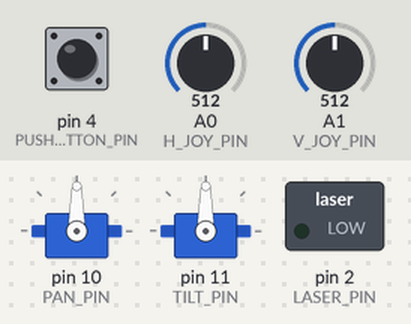
A sketch run on a simulated Arduino Uno, built with avr-gcc and run on an emulated ATmega328P. Parts: 2 × servo, switched loads named in the sketch (green lamp = pin HIGH). Inputs (shaded band) come from the test bench; at power-on: A0 (H_JOY_PIN) = 512, A1 (V_JOY_PIN) = 512, pin 4 (PUSHBUTTON_PIN) LOW.

Above: at 1.2 s.
1.3 s: A0 (H_JOY_PIN) set to 610
At 3.14 s:
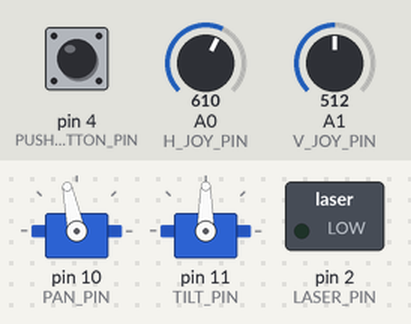
4.3 s: A1 (V_JOY_PIN) set to 545
7.3 s: A1 (V_JOY_PIN) set to 575
At 7.46 s:
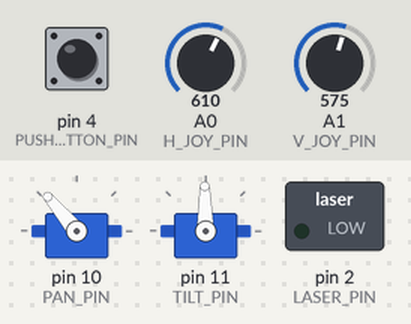
10.3 s: pin 4 (PUSHBUTTON_PIN) pulled HIGH for 0.15 s
At 10.56 s:
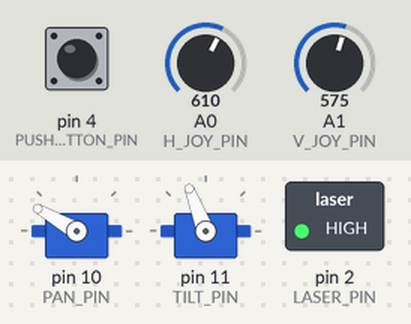
13.3 s: A1 (V_JOY_PIN) set to 511
At 15.7 s:
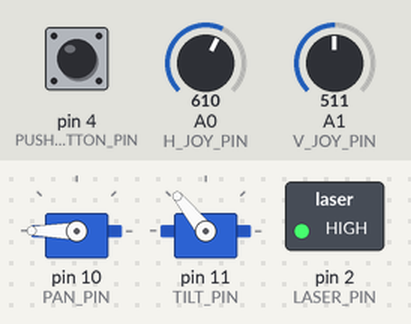
16.3 s: A0 (H_JOY_PIN) set to 494
17.8 s: A0 (H_JOY_PIN) set to 465
At 19.66 s:
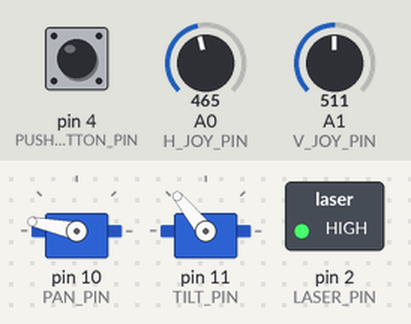
Timing chart, 0 to 25.7 s (numbered marks = the images above; inputs shaded):
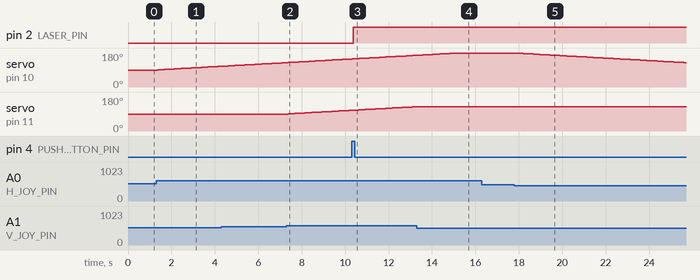

Measured:
- the behaviour switches between 562 and 563 on A1 (V_JOY_PIN) (found by bisection; images 1 and 2)
- the behaviour switches between 480 and 479 on A0 (H_JOY_PIN) (found by bisection; images 4 and 5)
- after the input at 1.3 s, servo on pin 10 (PAN_PIN): moves from 90° to 110° over 2.9 s, starting after 0.07 s
- after the input at 7.3 s, servo on pin 11 (TILT_PIN): moves from 90° to 109° over 2.8 s, starting after 0.08 s
- after the input at 10.3 s, pin 2 (LASER_PIN): LOW → HIGH after 0.08 s
- after the input at 13.3 s, servo on pin 11 (TILT_PIN): stays 129° (without the input it goes to 130° after 0.11 s)
- after the input at 16.3 s, every drawn part: stays the same
- after the input at 17.8 s, servo on pin 10 (PAN_PIN): moves from 180° to 129° over 7.7 s, starting after 0.09 s

The sketch:

roboTurret3_joystick.ino
```cpp
/***********************************************************************************
 *     ______            RobotGeek Desktop RoboTurret v3         ______
 *      |  |            Direct Joystick & Button Control          |  |
 *      |__|_                                                    _|__|
 *   ___|____|_                                                 _|___|___
 *    |       |    _                                        _   |       |
 *   _|_______|____|_                                      _|___|_______|_
 *
 *  The following sketch will allow you to control a Desktop RobotTurret v3 using
 *  the included RobotGeek Joystick and RobotGeek Pushbutton
 *    http://www.trossenrobotics.com/robotGeek-pushbutton
 *    http://www.trossenrobotics.com/robotgeek-joystick
 *
 *  Wiring
 *    Pan Servo - Digital Pin 10
 *    Tilt Servo - Digital Pin 11
 *    Laser - Digital Pin 2
 *    Pushbutton Servo - Digital Pin 4
 *    Joystick(Horizontal)- Analog Pin 0
 *    Joystick(Vertica)l- Analog Pin 2
 *    Jumper for pins 9/10/11 should be set to 'VIN'
 *
 *  Control Behavior:
 *    The Horizontal Joystick will move the Pan Servo
 *    The Vertical Joystick will move the Tilt Servo
 *    The Pushbutton  will toggle the laser mofule on/off
 *
 *  External Resources
 *
 ***********************************************************************************/
//Includes
#include <Servo.h>

//Defines
#define PAN_PIN 10        //Pan Servo Digital Pin
#define TILT_PIN 11       //Tilt Servo Digital Pin

#define H_JOY_PIN 0       //Horizontal Joystick Analog Pin
#define V_JOY_PIN 1       //Vertical Joystick Analog Pin

#define LASER_PIN 2       //Laser Digital Pin

#define PUSHBUTTON_PIN 4  //Pushbutton Digital Pin

//deadband values for the joysticks - values between DEADBANDLOW and DEADBANDHIGH will be ignored
#define DEADBANDLOW 480   //lower deadband value for the joysticks
#define DEADBANDHIGH 540  //upper deadband value for the joysticks

//max/min puse values in microseconds to send to the servo
#define PAN_MIN      600  //full counterclockwise for RobotGeek 180 degree servo
#define PAN_MAX      2400 //full clockwise for RobotGeek 180 degree servo
#define TILT_MIN  600     //full counterclockwise for RobotGeek 180 degree servo
#define TILT_MAX  2400    //full clockwise for RobotGeek 180 degree servo

int speed = 10;        //alter this value to change the speed of the system. Higher values mean higher speeds 5-500 approximate recommended range

Servo panServo, tiltServo;  // create servo objects to control the pan and tilt servos

int horizontalValue, verticalValue;            //variables to hold the last reading from the analog pins for the horizontal and vertical joystick
int horizontalValueMapped, verticalValueMapped;//variables to hold mapped readings from the vertical values. These mapped readings will be appropriate to work with servo values

int panValue = 1500;   //current positional value being sent to the pan servo.
int tiltValue = 1500;  //current positional value being sent to the tilt servo.

//State Variables
int laserState = LOW;         //The current state of the laser module
int buttonState;             // the current state of the pushbuton
int lastButtonState = LOW;   // the previous reading from the input pin

//Timing variables for button debouncing
long lastDebounceTime = 0;  // the last time the output pin was toggled. This variable is a 'long' because it may need to hold many milliseconds, and a 'long' will afford more space than an 'int'
int debounceDelay = 50;    // the amount of time that that a button must be held, for a reading to register (in milliseconds)

void setup()
{
  //initialize servos
  panServo.attach(PAN_PIN, PAN_MIN, PAN_MAX);  // attaches/activates the pan servo on pin PAN_PIN and sets lower/upper limits that can be sent to the servo
  tiltServo.attach(TILT_PIN, TILT_MIN, TILT_MAX);  // attaches/activates the tilt servo on pin TILT_PIN and sets lower/upper limits that can be sent to the servo

  //initalize digital pins
  pinMode(PUSHBUTTON_PIN, INPUT);  //set the PUSHBUTTON Pin to an Input
  pinMode(LASER_PIN, OUTPUT);      //set the LASER Pin to an output

  //Analog pins do not need to be initialized

  //write initial servo positions to set the servos to 'home'
  panServo.writeMicroseconds(panValue);  //sets the pan servo position to the default 'home' value
  tiltServo.writeMicroseconds(tiltValue);//sets the tilt servo position to the default 'home' value

}

void loop()
{

  /**************Button Reading and Debouncing / Laser Control *******************************/
  //In this sketch the Pushbutton will be used to toggle the laser on and off.
  //When a user makes/breaks electrical contacts by pushing/releasing the pushbutton,
  //the signal can 'bounce' between LOW and HIGH. This may cause erratic behavior,
  //in this case toggling the laser on/off multiple times. To combat this, the sketch
  //will 'debounce' the button by reading multiple times over a period of time. If a
  //button is read as 'high' for multiple successive reads, then the signal was an
  //actual button event.
  //See http://arduino.cc/en/Tutorial/Debounce

  int reading = digitalRead(PUSHBUTTON_PIN);  //read from the digital pin PUSHBUTTON - keep in mind that a HIGH reading might be a false reading, so it must be filtered through the debounce code

  //check if the current digitalRead() is different from the previous button state
  if (reading != lastButtonState)
  {
    lastDebounceTime = millis(); //a change was detected, so reset the debouncing timer by setting it to the current time
  }

  //check if the amount of time that has passed between now and the lastDebounceTime is more than the
  //debounceDelay
  if ((millis() - lastDebounceTime) > debounceDelay)
  {
    //check if the button state has changed:
    if (reading != buttonState)
    {
      buttonState = reading;  //the last digitalRead was correct, so set the butonState to the value of reading

      //check if the button's current state is HIGH(which signals the program to toggle the laser)
      if (buttonState == HIGH)
      {
        laserState = !laserState;  //set the laserState to the opposite of what it was set to before
      }
    }
  }
  digitalWrite(LASER_PIN, laserState);  // set the Laser based on the lateset laser state

  lastButtonState = reading;  //set the lastButtonState to the value of reading for the next loop


  /**************Servo Positions *******************************/
  //read the values from the analog sensors/joysticks
   horizontalValue = analogRead(H_JOY_PIN);
   verticalValue = analogRead(V_JOY_PIN);

   //check that the joystick is outisde of the deadband. Movements in the deadband should not register
   if(horizontalValue < DEADBANDLOW || horizontalValue > DEADBANDHIGH)
   {
     //horizontalValue will hold a value between 0 and 1023 that correspods to the location of the joystick. The map() function will convert this value
     //into a value between speed and -speed. This value can then be added to the current panValue to incrementley move ths servo
     horizontalValueMapped = map(horizontalValue, 0, 1023, -speed, speed) ;

     panValue = panValue + horizontalValueMapped; //add the horizontalValueMapped to panValue to slowly increment/decrement the tiltValue

     //even though the servos have min/max value built in when servo.attach() was called, the program must still keep the
     //panValue variable within the min/max bounds, or the turret may become unresponsive
     panValue = max(panValue, PAN_MIN);  //use the max() function to make sure the value never falls below PAN_MIN (0 degrees)
     panValue = min(panValue, PAN_MAX);  //use the min() function to make sute the value never goes above PAN_MAX (180 degrees)


   }

   //check that the joystick is outisde of the deadband. Movements in the deadband should not register
   if(verticalValue < DEADBANDLOW || verticalValue > DEADBANDHIGH)
   {
     //horizontalValue will hold a value between 0 and 1023 that correspods to the location of the joystick. The map() function will convert this value
     //into a value between speed and -speed. This value can then be added to the current panValue to incrementley move ths servo
     verticalValueMapped = map(verticalValue, 0, 1023, -speed, speed) ;

     tiltValue = tiltValue + verticalValueMapped; //add the verticalValueMapped to tiltValue to slowly increment/decrement the tiltValue

     //even though the servos have min/max value built in when servo.attach() was called, the program must still keep the
     //tiltValue variable within the min/max bounds, or the turret may become unresponsive
     tiltValue = max(tiltValue, TILT_MIN);//use the max() function to make sure the value never falls below 0
     tiltValue = min(tiltValue, TILT_MAX);//use the min() function to make sute the value never goes above 180
   }
  panServo.writeMicroseconds(panValue);   // sets the servo position based on the latest panServo value
  tiltServo.writeMicroseconds(tiltValue); // sets the servo position based on the latest tiltServo value

  delay(15); // waits for the servo to get to they're position before proceeding
}
```
